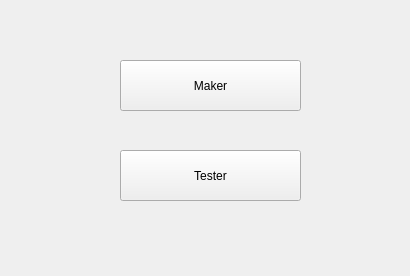
<?xml version="1.0" encoding="UTF-8"?>
<ui version="4.0">
 <class>Form</class>
 <widget class="QWidget" name="Form">
  <property name="geometry">
   <rect>
    <x>0</x>
    <y>0</y>
    <width>410</width>
    <height>276</height>
   </rect>
  </property>
  <property name="windowTitle">
   <string>codeMarble</string>
  </property>
  <widget class="QPushButton" name="pushButton">
   <property name="geometry">
    <rect>
     <x>120</x>
     <y>60</y>
     <width>181</width>
     <height>51</height>
    </rect>
   </property>
   <property name="text">
    <string>Maker</string>
   </property>
  </widget>
  <widget class="QPushButton" name="pushButton_2">
   <property name="geometry">
    <rect>
     <x>120</x>
     <y>150</y>
     <width>181</width>
     <height>51</height>
    </rect>
   </property>
   <property name="text">
    <string>Tester</string>
   </property>
  </widget>
 </widget>
 <resources/>
 <connections/>
</ui>
